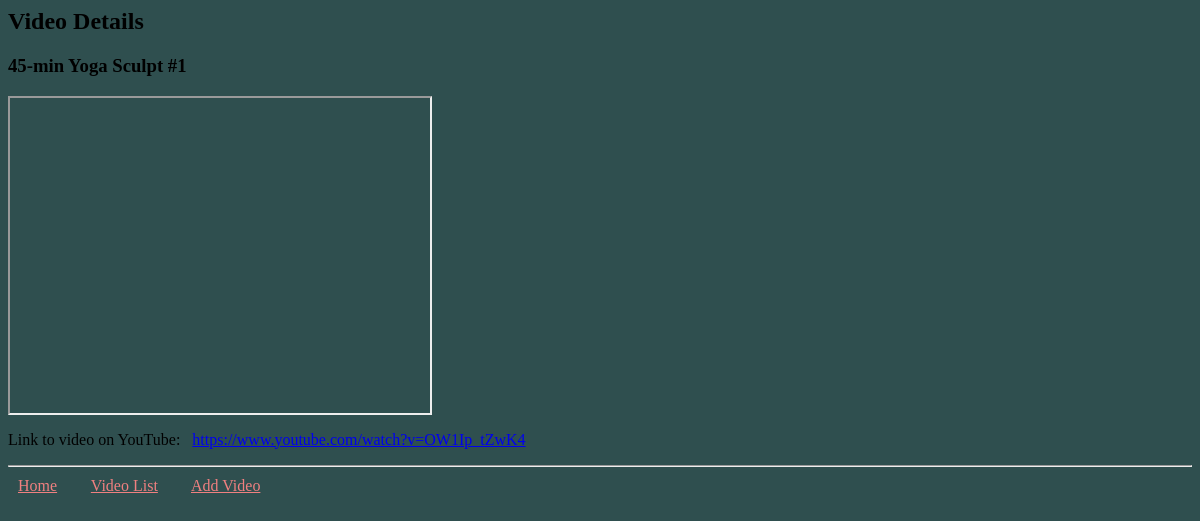
Screenshot of /videos/2/ with the database file from the repository.
### video_collection/models.py (models this page shows, shortened)
class Video(models.Model):
    name = models.CharField(max_length=200)
    url = models.CharField(max_length=400)
    notes = models.TextField(blank=True, null=True) # blank means notes field is optional in fields
    video_id = models.CharField(max_length=40, unique=True)

### video_collection/views.py (the view)
# urls.py: path('videos/<int:video_pk>/', views.video_details, name='video_details'),
def video_details(request, video_pk):
    video = get_object_or_404(Video, pk=video_pk)
    return render(request, 'video_collection/video_details.html', {'video': video})

### video_collection/templates/video_collection/video_details.html (shortened to what this page needs)
{% extends 'video_collection/base.html' %}
{% block content %}
<h2>Video {{ place.pk }} Details</h2>
<div>
    <h3>{{ video.name }}</h3>
    <iframe width="420" height="315" src="http://youtube.com/embed/{{ video.video_id }}"></iframe>
    <p>Link to video on YouTube: &nbsp <a href="{{ video.url }}">{{ video.url }}</a></p>
</div>
{% endblock %}

### video_collection/static/css/style.css (style rules this page uses)
body { background-color: darkslategrey; }

### rows the page displays
Video: name "45-min Yoga Sculpt #1", url "https://www.youtube.com/watch?v=OW1Ip_tZwK4"
